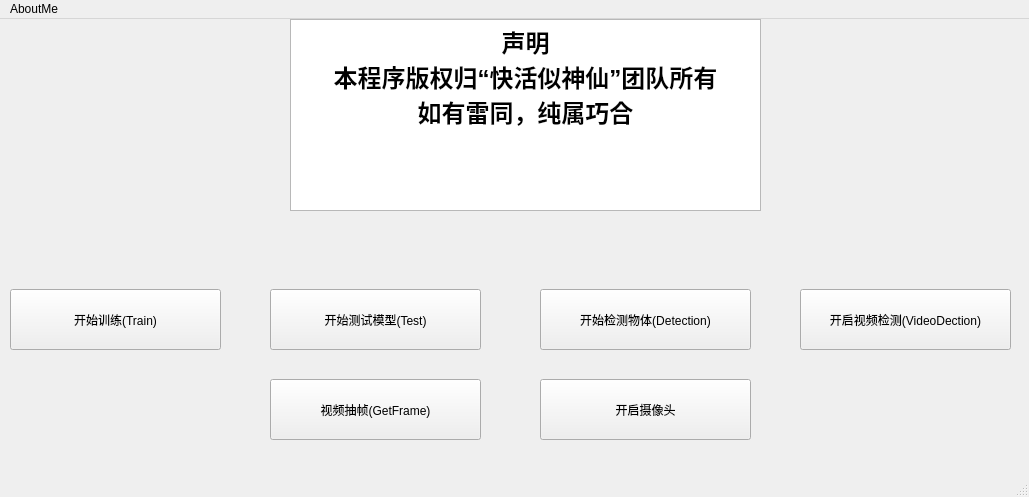
<?xml version="1.0" encoding="UTF-8"?>
<ui version="4.0">
 <class>MainWindow</class>
 <widget class="QMainWindow" name="MainWindow">
  <property name="geometry">
   <rect>
    <x>0</x>
    <y>0</y>
    <width>1029</width>
    <height>497</height>
   </rect>
  </property>
  <property name="windowTitle">
   <string>MainWindow</string>
  </property>
  <widget class="QWidget" name="centralwidget">
   <widget class="QPushButton" name="pushButton_4">
    <property name="geometry">
     <rect>
      <x>800</x>
      <y>270</y>
      <width>211</width>
      <height>61</height>
     </rect>
    </property>
    <property name="text">
     <string>开启视频检测(VideoDection)</string>
    </property>
   </widget>
   <widget class="QPushButton" name="pushButton_3">
    <property name="geometry">
     <rect>
      <x>540</x>
      <y>270</y>
      <width>211</width>
      <height>61</height>
     </rect>
    </property>
    <property name="text">
     <string>开始检测物体(Detection)</string>
    </property>
   </widget>
   <widget class="QPushButton" name="pushButton">
    <property name="geometry">
     <rect>
      <x>10</x>
      <y>270</y>
      <width>211</width>
      <height>61</height>
     </rect>
    </property>
    <property name="text">
     <string>开始训练(Train)</string>
    </property>
   </widget>
   <widget class="QPushButton" name="pushButton_2">
    <property name="geometry">
     <rect>
      <x>270</x>
      <y>270</y>
      <width>211</width>
      <height>61</height>
     </rect>
    </property>
    <property name="text">
     <string>开始测试模型(Test)</string>
    </property>
   </widget>
   <widget class="QTextBrowser" name="textBrowser">
    <property name="geometry">
     <rect>
      <x>290</x>
      <y>0</y>
      <width>471</width>
      <height>192</height>
     </rect>
    </property>
    <property name="html">
     <string>&lt;!DOCTYPE HTML PUBLIC &quot;-//W3C//DTD HTML 4.0//EN&quot; &quot;http://www.w3.org/TR/REC-html40/strict.dtd&quot;&gt;
&lt;html&gt;&lt;head&gt;&lt;meta name=&quot;qrichtext&quot; content=&quot;1&quot; /&gt;&lt;style type=&quot;text/css&quot;&gt;
p, li { white-space: pre-wrap; }
&lt;/style&gt;&lt;/head&gt;&lt;body style=&quot; font-family:'SimSun'; font-size:9pt; font-weight:400; font-style:normal;&quot;&gt;
&lt;p align=&quot;center&quot; style=&quot; margin-top:0px; margin-bottom:0px; margin-left:0px; margin-right:0px; -qt-block-indent:0; text-indent:0px;&quot;&gt;&lt;span style=&quot; font-size:18pt; font-weight:600;&quot;&gt;声明&lt;/span&gt;&lt;/p&gt;
&lt;p align=&quot;center&quot; style=&quot; margin-top:0px; margin-bottom:0px; margin-left:0px; margin-right:0px; -qt-block-indent:0; text-indent:0px;&quot;&gt;&lt;span style=&quot; font-size:18pt; font-weight:600;&quot;&gt;本程序版权归“快活似神仙”团队所有&lt;/span&gt;&lt;/p&gt;
&lt;p align=&quot;center&quot; style=&quot; margin-top:0px; margin-bottom:0px; margin-left:0px; margin-right:0px; -qt-block-indent:0; text-indent:0px;&quot;&gt;&lt;span style=&quot; font-size:18pt; font-weight:600;&quot;&gt;如有雷同，纯属巧合&lt;/span&gt;&lt;/p&gt;&lt;/body&gt;&lt;/html&gt;</string>
    </property>
   </widget>
   <widget class="QPushButton" name="pushButton_5">
    <property name="geometry">
     <rect>
      <x>270</x>
      <y>360</y>
      <width>211</width>
      <height>61</height>
     </rect>
    </property>
    <property name="text">
     <string>视频抽帧(GetFrame)</string>
    </property>
   </widget>
   <widget class="QPushButton" name="pushButton_6">
    <property name="geometry">
     <rect>
      <x>540</x>
      <y>360</y>
      <width>211</width>
      <height>61</height>
     </rect>
    </property>
    <property name="text">
     <string>开启摄像头</string>
    </property>
   </widget>
  </widget>
  <widget class="QMenuBar" name="menubar">
   <property name="geometry">
    <rect>
     <x>0</x>
     <y>0</y>
     <width>1029</width>
     <height>26</height>
    </rect>
   </property>
   <widget class="QMenu" name="menuAboutMe">
    <property name="title">
     <string>AboutMe</string>
    </property>
   </widget>
   <addaction name="menuAboutMe"/>
  </widget>
  <widget class="QStatusBar" name="statusbar"/>
 </widget>
 <resources>
  <include location="F:/照片/图片/2.qrc"/>
 </resources>
 <connections/>
</ui>
